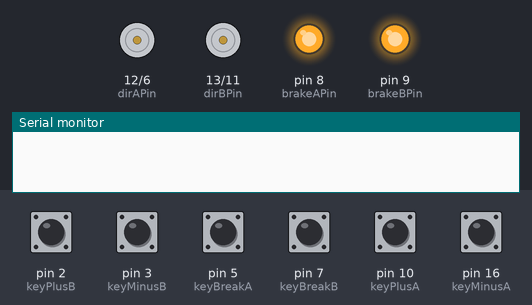
A sketch run on a simulated Arduino Uno, built with avr-gcc and run on an emulated ATmega328P. Shown: direction and speed pins drawn as motors (green arrow = direction pin HIGH = forward, orange = LOW = backward, longer = more drive), output pins drawn as LEDs (lit = HIGH), the last lines printed to the serial monitor. Inputs (shaded band) come from the test bench; at power-on: pin 2 (keyPlusB), pin 3 (keyMinusB), pin 5 (keyBreakA), pin 7 (keyBreakB), pin 10 (keyPlusA), pin 16 (keyMinusA) HIGH.

Above: at 1.2 s.
1.3 s: pin 2 (keyPlusB) pulled LOW for 0.15 s
At 1.6 s:
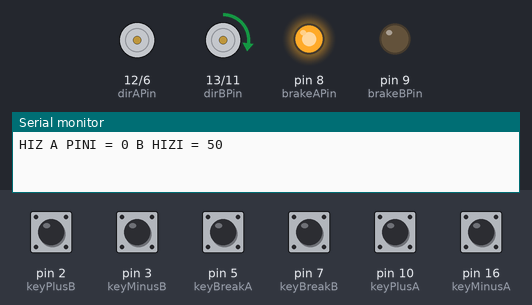
2.9 s: pin 3 (keyMinusB) pulled LOW for 0.15 s
At 4.1 s:
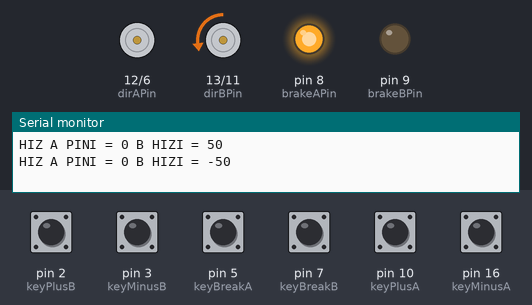
4.5 s: pin 10 (keyPlusA) pulled LOW for 0.15 s
At 5.3 s:
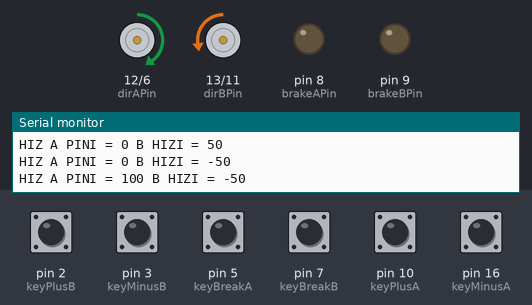
6.1 s: pin 7 (keyBreakB) pulled LOW for 0.15 s
At 6.5 s:
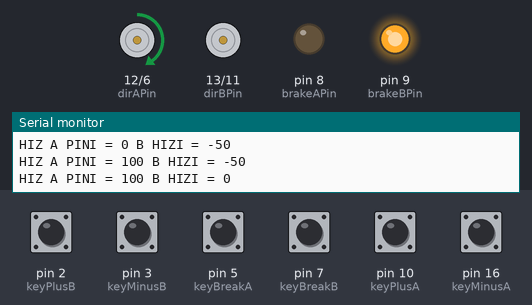
7.7 s: pin 2 (keyPlusB) pulled LOW for 1 s
At 8.9 s:
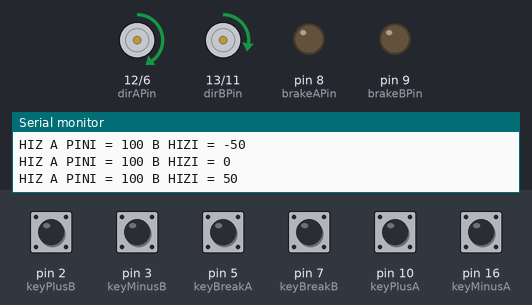
10.2 s: pin 10 (keyPlusA) pulled LOW for 1 s
At 10.8 s:
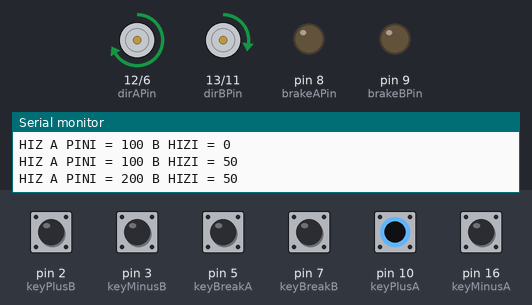
Timing chart, 0 to 13.2 s (numbered marks = the images above; inputs shaded):
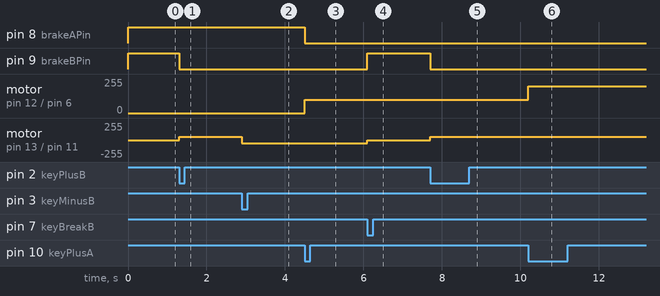

The sketch:

ARDUINO_L298_MOTOR_KALKANI.ino
```cpp
// ARDUINO MOTOR KALKANI(SHIELD) L298 MOTOR SURUCU
 // TUS TANIMLARI
const int keyPlusA  = 10;
const int keyMinusA = 16;
const int keyBreakA = 5;
const int keyPlusB  = 2;
const int keyMinusB = 3;
const int keyBreakB = 7;

// MOTOR KALKANI PINLERI
const int pwmAPin = 6; // A PWN SINYAL PIN 6.
const int pwmBPin = 11; // B PWM SINYAL PINI 11
const int dirAPin = 12; // A YON 12 PIN
const int dirBPin = 13; // B YON 13 PIN
const int brakeAPin = 8; // FREN PINI 8
const int brakeBPin = 9; // FREN PINI 9

// MOTOR HIZLARI
int speedA = 0;
int speedB = 0;

void setup()
 { // GIRIS TUSLARI AYARLA
   pinMode(keyPlusA, INPUT);
   pinMode(keyMinusA, INPUT);
   pinMode(keyBreakA, INPUT);
   pinMode(keyPlusB, INPUT);
   pinMode(keyMinusB, INPUT);
   pinMode(keyBreakB, INPUT);

   // MOTOR SURUCU KALKANI CIKIS AYARLARI
   pinMode(pwmAPin, OUTPUT);
   pinMode(pwmBPin, OUTPUT);
   pinMode(dirAPin, OUTPUT);
   pinMode(dirBPin, OUTPUT);
   pinMode(brakeAPin, OUTPUT);
   pinMode(brakeBPin, OUTPUT);


  //  SERI PORT HIZI 9600 bps
  Serial.begin(9600);
 }

// ESKI TUSLAR
int oldPlusA  = 0;
int oldMinusA = 0;
int oldBreakA = 0;
int oldPlusB  = 0;
int oldMinusB = 0;
int oldBreakB = 0;

void TUSLARI_KONTROL_ET()
 { // TUSLAR TETIKLE
   int plusA = digitalRead(keyPlusA)?0:1;
   if (plusA == oldPlusA)
      plusA = 0;
   else
      oldPlusA = plusA;
   int minusA = digitalRead(keyMinusA)?0:1;
   if (minusA == oldMinusA)
      minusA = 0;
   else
      oldMinusA = minusA;
   int breakA = digitalRead(keyBreakA)?0:1;
   if (breakA == oldBreakA)
      breakA = 0;
   else
      oldBreakA = breakA;
   int plusB = digitalRead(keyPlusB)?0:1;
   if (plusB == oldPlusB)
      plusB = 0;
   else
      oldPlusB = plusB;
   int minusB = digitalRead(keyMinusB)?0:1;
   if (minusB == oldMinusB)
      minusB = 0;
   else
      oldMinusB = minusB;
   int breakB = digitalRead(keyBreakB)?0:1;
   if (breakB == oldBreakB)
      breakB = 0;
   else
      oldBreakB = breakB;

   // TUS REAKSIYONLARI
   if (plusA)
    { speedA += 100;
      if (speedA > 250)
         speedA = 250;
    }
   if (minusA)
    { speedA -= 100;
      if (speedA < -250)
         speedA = -250;
    }
   if (breakA)
      speedA = 0;
   if (plusB)
    { speedB += 50;
      if (speedB > 250)
         speedB = 250;
    }
   if (minusB)
    { speedB -= 100;
      if (speedB < -250)
         speedB = -250;
    }
   if (breakB)
      speedB = 0;
 }

void loop()
 { int oldSpeedA = speedA;
   int oldSpeedB = speedB;

   TUSLARI_KONTROL_ET();

   // HIZLAR
   analogWrite(pwmAPin, abs(speedA));
   analogWrite(pwmBPin, abs(speedB));

   // MOTOR YONLERI
   digitalWrite(dirAPin, (speedA > 0)?1:0);
   digitalWrite(dirBPin, (speedB > 0)?1:0);

   // FRENLERI AC/KAPA
   digitalWrite(brakeAPin, (speedA == 0)?1:0);
   digitalWrite(brakeBPin, (speedB == 0)?1:0);

   if (speedA != oldSpeedA || speedB != oldSpeedB)
    { // SERI PORT'TAN HIZLARI GORUNTULE
      Serial.print("HIZ A PINI = ");
      Serial.print(speedA);
      Serial.print(" B HIZI = ");
      Serial.print(speedB);
      Serial.print("\r\n");
    }

 }
```

Measured:
- after the input at 1.3 s, pin 9 (brakeBPin): HIGH → LOW at once; motor on pin 13 (dirBPin) / pin 11 (pwmBPin): stopped → forward 50/255 at once
- after the input at 2.9 s, motor on pin 13 (dirBPin) / pin 11 (pwmBPin): forward 50/255 → backward 50/255 at once
- after the input at 4.5 s, pin 8 (brakeAPin): HIGH → LOW at once; motor on pin 12 (dirAPin) / pin 6 (pwmAPin): stopped → forward 100/255 at once
- after the input at 6.1 s, pin 9 (brakeBPin): LOW → HIGH at once; motor on pin 13 (dirBPin) / pin 11 (pwmBPin): backward 50/255 → stopped at once
- after the input at 7.7 s, pin 9 (brakeBPin): HIGH → LOW at once; motor on pin 13 (dirBPin) / pin 11 (pwmBPin): stopped → forward 50/255 at once
- after the input at 10.2 s, motor on pin 12 (dirAPin) / pin 6 (pwmAPin): forward 100/255 → forward 200/255 at once
